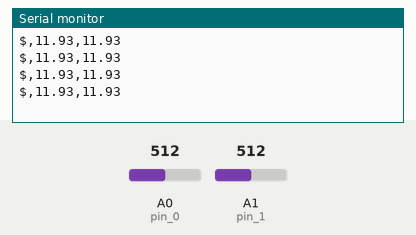
Simulated run of this sketch. Board: Arduino Uno, built with avr-gcc and run on an emulated ATmega328P. Shown: the last lines printed to the serial monitor. The inputs (shaded band) are chosen by the test bench; at power-on: A0 (pin_0) = 512, A1 (pin_1) = 512.

Above: at 1.2 s.
1.3 s: A0 (pin_0) set to 1009
At 1.71 s:
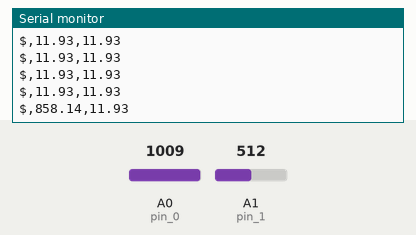
2.8 s: A0 (pin_0) set to 1023
At 3.22 s:
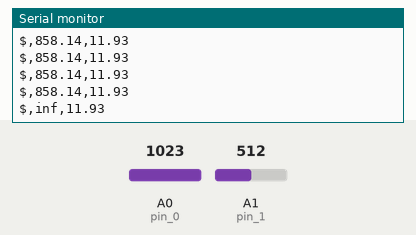
5.1 s: A1 (pin_1) set to 1012
At 5.33 s:
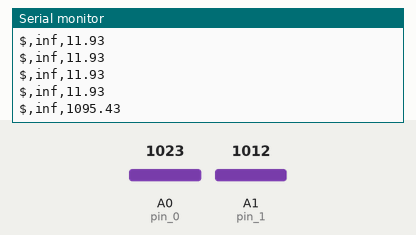
6.6 s: A1 (pin_1) set to 1023
At 6.83 s:
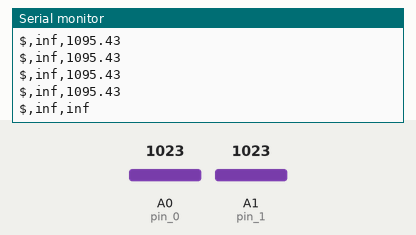

Measured:
- the behaviour switches between 1022 and 1023 on A0 (pin_0) (found by bisection; images 1 and 2)
- the behaviour switches between 1022 and 1023 on A1 (pin_1) (found by bisection; images 3 and 4)
- after the input at 1.3 s, the serial monitor: prints a new line after 0.21 s (image 1)
- after the input at 2.8 s, the serial monitor: prints a new line after 0.21 s (image 2)
- after the input at 5.1 s, the serial monitor: prints a new line at once (image 3)
- after the input at 6.6 s, the serial monitor: prints a new line at once (image 4)

The sketch:

exp_11_14.ino
```cpp
//#include <EEPROM.h>
const int pin_0 = A0;
const int pin_1 = A1;

const float voltage = 5.04;
const float resistor = 1000000;

float valueRead;
float force_in_lbs_0;
float force_in_lbs_1;
float force_in_kg_0;
float force_in_kg_1;
float force_0;
float force_1;

void setup(){
   Serial.begin(9600);
   pinMode(pin_0, INPUT);
   pinMode(pin_1, INPUT);
   valueRead = 0.00f;
}

void loop(){
   //define the read value of 2 channels
   int reading_0 = analogRead(pin_0);
   int reading_1 = analogRead(pin_1);

   float fsrVoltage_0 = reading_0 * voltage / 1023.0;
   float fsrVoltage_1 = reading_1 * voltage / 1023.0;

   float fsrResistance_0 = resistor * (voltage / fsrVoltage_0 - 1.0);
   float fsrResistance_1 = resistor * (voltage / fsrVoltage_1 - 1.0);

   float conductance_0 = (1 / fsrResistance_0) * 1000;
   float conductance_1 = (1 / fsrResistance_1) * 1000;

/*      if (fsrResistance <= 600)
      {
        Serial.println("Hahahahahaha!");
        force = (conductance - 0.00075) / 0.00000032639 ;
      }
      else*/
      force_in_lbs_0 =  conductance_0 / 0.000373333; //calculate the force values for 2 channels
      force_in_lbs_1 =  conductance_1 / 0.000373333;

      force_in_kg_0 = force_in_lbs_0 * 0.45359237;
      force_in_kg_1 = force_in_lbs_1 * 0.45359237;

      force_0 = force_in_kg_0 * 9.8;
      force_1 = force_in_kg_1 * 9.8;
//      Serial.print("Force for 1st channel: ");
      Serial.print('$'); Serial.print(',');
      Serial.print(force_0); Serial.print(',');
//      Serial.print("Force for 2nd channel: ");
      Serial.println(force_1);
/*      if (force != 0.02) {
        EEPROM.put(addr, force);
        // Serial.print(force);
        // Serial.println();
        EEPROM.get(addr, valueRead);
        Serial.println(valueRead, 10);
        addr += sizeof(float);
        if (addr >= EEPROM.length()) {
          addr = 0;
        }
        valueRead = 0.00f;
      }*/

     delay(300);
}
```
